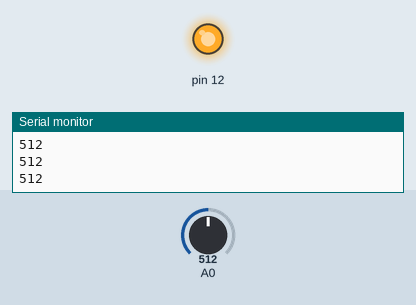
The sketch below on a simulated Arduino Uno, built with avr-gcc and run on an emulated ATmega328P. Shown: output pins drawn as LEDs (lit = HIGH), the last lines printed to the serial monitor. The inputs (shaded band) are chosen by the test bench; at power-on: A0 = 512.

Above: at 1.2 s.
1.3 s: A0 set to 408
2.8 s: A0 set to 394
At 4.0 s:
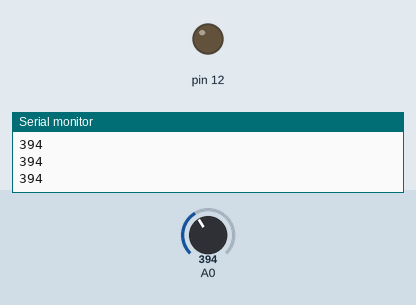
4.3 s: A0 set to 410
At 5.0 s:
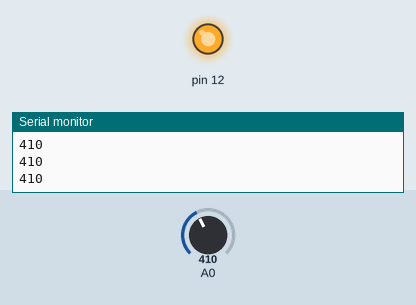
5.8 s: A0 set to 390
At 6.3 s:
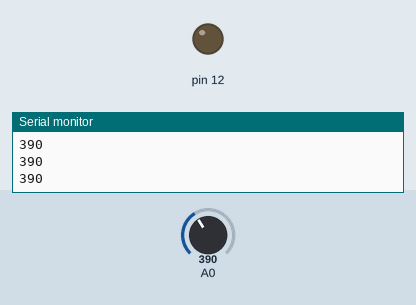
Timing chart, 0 to 8.3 s (numbered marks = the images above; inputs shaded):
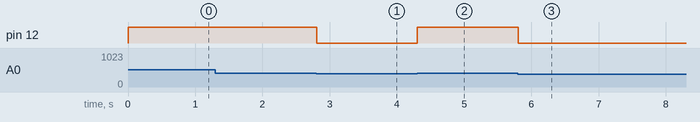

The sketch:

Distance_Sensor.ino
```cpp
//DISTANCE SENSOR

int valor = 0;

void setup() {
  pinMode(12, OUTPUT);
  Serial.begin(19200);

}

void loop() {
  valor = analogRead(A0);
  Serial.println(valor, DEC);

  if (valor > 400)
    digitalWrite(12,HIGH);
  else
    digitalWrite(12,LOW);

  delay(10);

}
```

Measured:
- the behaviour switches between 401 and 400 on A0 (found by bisection; images 0 and 1)
- after the input at 2.8 s, pin 12: HIGH → LOW at once
- after the input at 4.3 s, pin 12: LOW → HIGH at once
- after the input at 5.8 s, pin 12: HIGH → LOW at once
